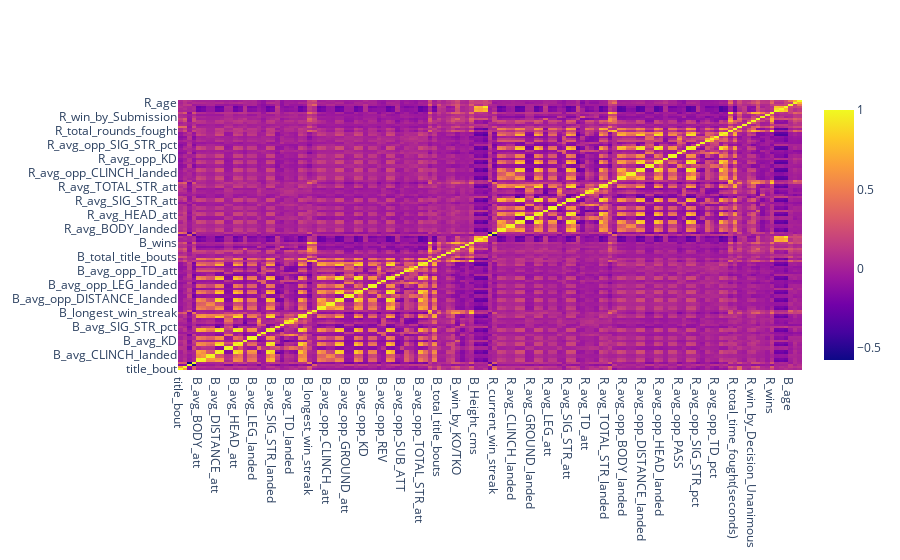

The code cell stored with this chart in its notebook:
### Code cell
fig = go.Figure(data=go.Heatmap(x=correlation_matrix.columns, y=correlation_matrix.columns,z=correlation_matrix))
fig.show()

### Figure 1 — Plotly figure (JSON) as saved in the notebook; plotly's stock layout.template omitted (floating-point values rounded to 4 significant figures; data arrays with more than 128 entries replaced by an {"elided": "..."} marker saying what was removed)
{"data": [{"type": "heatmap", "x": {"elided": "135 str values"}, "y": {"elided": "135 str values"}, "z": {"elided": "135x135 float values"}}], "layout": {"autosize": true, "xaxis": {"autorange": true, "range": [-0.5, 134.5], "type": "category"}, "yaxis": {"autorange": true, "range": [-0.5, 134.5], "type": "category"}}}
